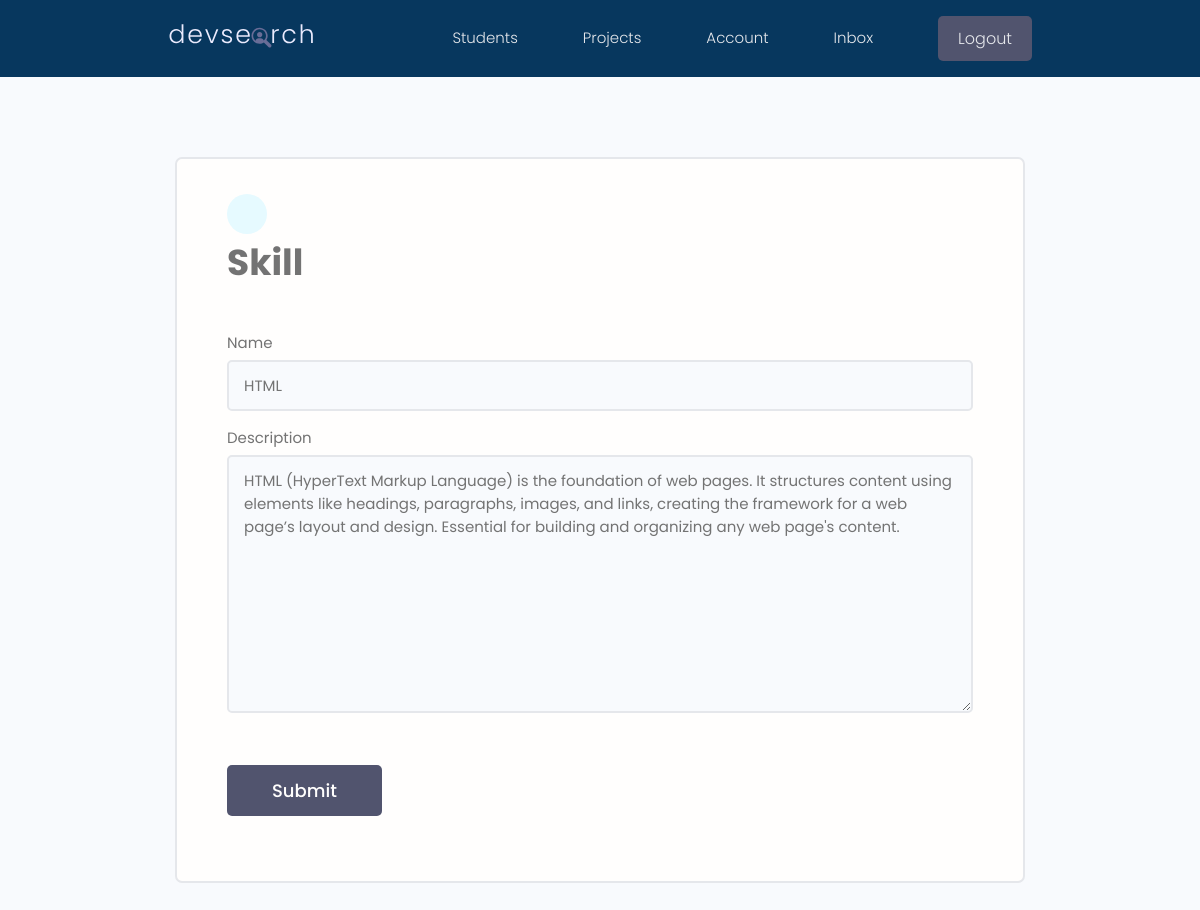
The page /update-skill/1/ (signed in) on the database its author committed.
### users/models.py (models this page shows, shortened)
class Skill(models.Model):
    owner = models.ForeignKey(Profile,on_delete = models.CASCADE, null = True, blank=True)
    name = models.CharField(max_length=200 , null=True,blank=True)
    description = models.TextField(null=True, blank=True)
    created = models.DateTimeField(auto_now_add=True)

### users/views.py (the view)
# urls.py: path('update-skill/<str:pk>/', views.updateSkill, name= "update-skill"),
@login_required(login_url='login')
def updateSkill (request , pk): #pk is the primary key of The skill to Modify
    profile = request.user.profile
    skill = profile.skill_set.get(id=pk)
    form = SkillForm(instance=skill)
    if request.method  == 'POST':
        form = SkillForm(request.POST, instance=skill)
        if form.is_valid():
            form.save()
            messages.success(request, "Skill was updated!")
            return redirect('account')
    context = {'form':form}
    return render(request, 'users/skill_form.html', context)

### users/forms.py
class SkillForm(ModelForm):
    class Meta:
        model  = Skill
        fields = '__all__'
        exclude = ['owner']
    def __init__(self,*args,**kwargs):
        super(SkillForm,self).__init__(*args,**kwargs)
        for name,field in self.fields.items():
            field.widget.attrs.update({'class':'input'})

### users/templates/users/skill_form.html (shortened to what this page needs)
{% extends 'main.html' %}
{% load static %}
{% block content %}
<form method="POST" action=""  enctype="">
<main class="formPage my-xl">
    <div class="content-box">
        <div class="formWrapper">
            <a class="backButton" href="{% url 'account' %}"></a>
            <h2>Skill</h2>
            <br>
    {% for field in form  %}
    <div class="form__field">
        <label for="formInput#text">{{field.label}} </label>
            {{field}}
    </div>
    {% endfor %}
    <input class="btn btn--sub btn--lg  my-md" type="submit" value="Submit" />
</form>
{% endblock %}

### static/styles/app.css (style rules this page uses)
:root { --color-sub: var(--color-main); }
.btn--sub { background-color: var(--color-sub-light); }
.content-box { width: 95%; max-width: 85rem; margin: 0 auto; }
.backButton { background: var(--color-main-light); color: var(--color-main); width: 4rem; height: 4rem; display: flex; align-items: center; justify-content: center; border-radius: 50%; }
.formPage .formWrapper { list-style: none; background: var(--color-white); padding: 3.5rem 5rem; border: 2px solid var(--color-light); border-radius: 0.7rem; }

### static/uikit/styles/modules/_variables.css (style rules this page uses)
:root { --color-main: #07375e; --color-main-light: #e6faff; --color-sub: #3f4156; --color-sub-light: #51546e; --color-sub-lighter: rgb(215, 207, 218); --color-text: #737373; --color-gray: #8b8b8b; --color-light: #e5e7eb; --color-light-gray: #767676; --color-bg: #f8fafd; --color-white: #fffefd; --color-white-light: #f3f3f3; --color-success: #359e64; --color-success-bg: #def8e8; --color-error: #fc4b0b; --color-error-bg: #fff2ee; --font-base: 'Poppins', arial, helvetica, 'Segoe UI', roboto, ubuntu, sans-serif; --font-monospace: 'Fira Code', 'Courier New', courier, monospace; --font-regular: 300; --font-medium: 500; --font-bold: 700; --generic-shadow: 1px 1px 5px #00000010; --generic-transition: all 0.3s ease-in-out; }

### static/uikit/styles/modules/_base.css (style rules this page uses)
* { margin: 0; padding: 0; box-sizing: border-box; text-rendering: optimizeLegibility; color: inherit; font-size: inherit; }
html { font-size: 50%; }
@media only screen and (min-width: 480px) { html { font-size: 56.25%; } }
@media only screen and (min-width: 1200px) { html { font-size: 62.5%; } }
body { line-height: 1.6; font-weight: 400; font-size: 1.5rem; color: var(--color-text); background-color: var(--color-bg); min-height: 100vh; }

### static/uikit/styles/modules/_typography.css (style rules this page uses)
* { font-family: var(--font-base); }
h2 { font-size: 3.6rem; font-weight: var(--font-bold); }
a { padding-bottom: 2px; text-decoration: none; display: inline-block; color: var(--color-main); font-weight: var(--font-medium); }

### static/uikit/styles/modules/_utilities.css (style rules this page uses)
.my-md { margin: 3rem auto; }
.my-xl { margin: 8rem auto; }

### static/uikit/styles/modules/_button.css (style rules this page uses)
.btn { display: inline-block; position: relative; cursor: pointer; background-color: var(--color-light); font-weight: var(--font-medium); color: var(--color-sub); text-decoration: none; padding: 1rem 2rem; border-radius: 0.5rem; border: none; width: -webkit-fit-content; width: -moz-fit-content; width: fit-content; height: -webkit-fit-content; height: -moz-fit-content; height: fit-content; font-size: 1.6rem; outline-width: 0; outline-color: transparent; -webkit-backface-visibility: hidden; backface-visibility: hidden; transition: all 0.3s ease-in-out; }
.btn--sub { background-color: var(--color-sub); color: var(--color-white); }
.btn--lg { font-size: 1.8rem; padding: 1.2rem 4.5rem; }

### static/uikit/styles/modules/_form.css (style rules this page uses)
.form__field { margin-top: 1.5rem; margin-bottom: 1.5rem; }
.form__label, .form__field > label { display: block; margin-bottom: 0.5rem; color: var(--color-text); }
input.input[type='text'], input.input[type='email'], input.input[type='password'], input.input[type='number'], textarea.input { min-width: 24rem; width: 100%; padding: 1.2rem 1.5rem; border-radius: 0.5rem; border: 2px solid var(--color-light); transition: all 0.3s ease-in-out; background-color: var(--color-bg); }

### rows shown on the page
Skill: form "HTML" "HTML (HyperText Markup Language) is the foundation of web pages. It structures content using elements like headings, paragraphs, images, and links, creating the framework for a web page’s layout and design. Essential for building and organizing any web page's content."

### other values the page prints
{{ field.label }} "Name" "Description"
